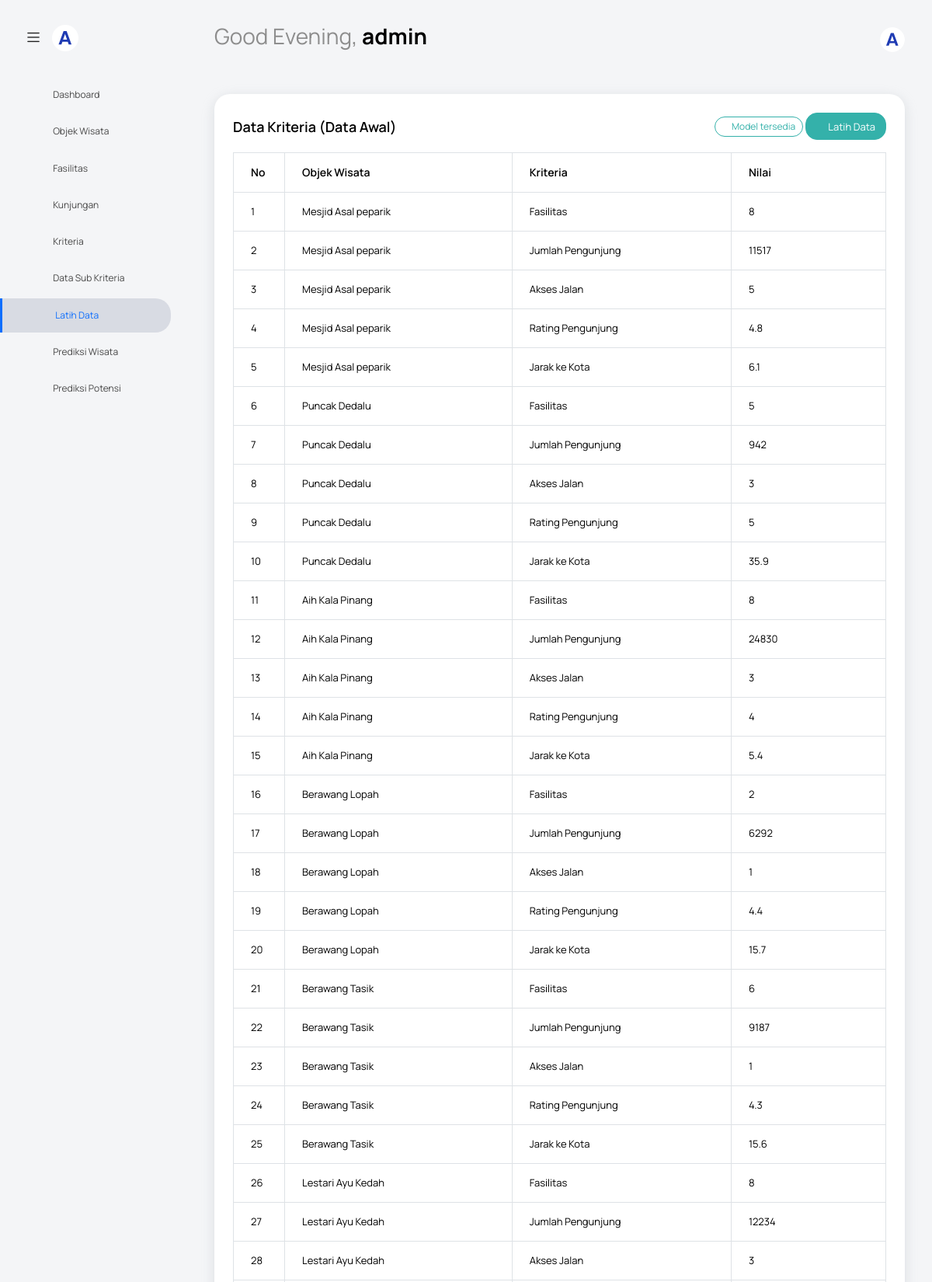
Screenshot of /index.php?page=latih_data (signed in, upper part) with the database file from the repository.
### tables this page shows
CREATE TABLE `data_kriteria` (
  `id_data_kriteria` int(11) NOT NULL,
  `id_objek` int(11) NOT NULL,
  `id_kriteria` int(11) NOT NULL,
  `nilai` varchar(100) NOT NULL
);

CREATE TABLE `objek_wisata` (
  `id_objek` int(11) NOT NULL,
  `nama_objek` varchar(100) NOT NULL,
  `deskripsi` text DEFAULT NULL,
  `kecamatan` varchar(100) DEFAULT NULL,
  `latitude` varchar(100) DEFAULT NULL,
  `longitude` varchar(100) DEFAULT NULL,
  `foto` varchar(255) DEFAULT NULL
);

CREATE TABLE `kriteria` (
  `id_kriteria` int(11) NOT NULL,
  `nama_kriteria` varchar(100) NOT NULL,
  `penjelasan` text NOT NULL,
  `arah_potensi` varchar(10) NOT NULL,
  `satuan` varchar(50) DEFAULT NULL,
  `bobot` float DEFAULT 1
);

### view/latih-data/index.php (the view, shortened to what this page needs)
<?php include('view/template/header.php'); ?>
<body class="with-welcome-text">
  <div class="container-scroller">
    <?php include 'view/template/navbar.php'; ?>
    <div class="container-fluid page-body-wrapper">
      <?php include 'view/template/sidebar.php'; ?>
      <div class="main-panel">
        <div class="content-wrapper">
          <div class="row">
            <div class="col-12">
              <div class="card mb-4">
                <div class="card-body">
                  <div class="d-flex justify-content-between align-items-center flex-wrap mb-3">
                    <h4 class="card-title mb-0">Data Kriteria (Data Awal)</h4>
                    <div>
                      <?php
                      $model_json_path = 'model/model.json';
                      if (file_exists($model_json_path)) {
                        echo "<span class='badge badge-success mr-2'><i class='mdi mdi-check-circle'></i> Model tersedia</span>";
                      } else {
                        echo "<span class='badge badge-warning mr-2'><i class='mdi mdi-alert-circle'></i> Model belum dilatih</span>";
                      }
                      ?>
                      <a href="controller/latih-data.php" class="btn btn-success btn-sm" onclick="return confirm('Latih data sekarang?')">
                        <i class="mdi mdi-brain"></i> Latih Data
                      </a>
                    </div>
                  </div>
                  <div class="table-responsive mb-4">
                    <table class="table table-bordered table-hover">
                      <thead class="thead-light">
                        <tr>
                          <th width="5%">No</th>
                          <th width="35%">Objek Wisata</th>
                          <th width="35%">Kriteria</th>
                          <th width="25%">Nilai</th>
                        </tr>
                      </thead>
                      <tbody>
                        <?php
                        include('koneksi.php');
                        $no = 1;
                        $query = "SELECT dk.id_data_kriteria, ow.nama_objek, k.nama_kriteria, dk.nilai
                                  FROM data_kriteria dk
                                  JOIN objek_wisata ow ON dk.id_objek = ow.id_objek
                                  JOIN kriteria k ON dk.id_kriteria = k.id_kriteria";
                        $result = mysqli_query($conn, $query);
                        if (!$result) {
                          echo "<tr><td colspan='4'>Query gagal: " . mysqli_error($conn) . "</td></tr>";
                        } else {
                          while ($row = mysqli_fetch_assoc($result)) {
                        ?>
                        <tr>
                          <td><?php echo $no++; ?></td>
                          <td><?php echo $row['nama_objek']; ?></td>
                          <td><?php echo $row['nama_kriteria']; ?></td>
                          <td><?php echo $row['nilai']; ?></td>
                        </tr>
                        <?php
                          }
                        }
                        ?>
                      </tbody>
                    </table>
                  </div>
                </div>
              </div>
            </div>
          </div>
        </div>
      </div>
    </div>
  </div>
</body>
</html>

### rows the page displays
data_kriteria: id_objek.nama_objek "Mesjid Asal peparik", id_kriteria.nama_kriteria "Fasilitas", nilai "8"
data_kriteria: id_objek.nama_objek "Mesjid Asal peparik", id_kriteria.nama_kriteria "Jumlah Pengunjung", nilai "11517"
data_kriteria: id_objek.nama_objek "Mesjid Asal peparik", id_kriteria.nama_kriteria "Akses Jalan", nilai "5"
data_kriteria: id_objek.nama_objek "Mesjid Asal peparik", id_kriteria.nama_kriteria "Rating Pengunjung", nilai "4.8"
data_kriteria: id_objek.nama_objek "Mesjid Asal peparik", id_kriteria.nama_kriteria "Jarak ke Kota", nilai "6.1"
data_kriteria: id_objek.nama_objek "Puncak Dedalu", id_kriteria.nama_kriteria "Fasilitas", nilai "5"
data_kriteria: id_objek.nama_objek "Puncak Dedalu", id_kriteria.nama_kriteria "Jumlah Pengunjung", nilai "942"
data_kriteria: id_objek.nama_objek "Puncak Dedalu", id_kriteria.nama_kriteria "Akses Jalan", nilai "3"
data_kriteria: id_objek.nama_objek "Puncak Dedalu", id_kriteria.nama_kriteria "Rating Pengunjung", nilai "5"
data_kriteria: id_objek.nama_objek "Puncak Dedalu", id_kriteria.nama_kriteria "Jarak ke Kota", nilai "35.9"
data_kriteria: id_objek.nama_objek "Aih Kala Pinang", id_kriteria.nama_kriteria "Fasilitas", nilai "8"
data_kriteria: id_objek.nama_objek "Aih Kala Pinang", id_kriteria.nama_kriteria "Jumlah Pengunjung", nilai "24830"
data_kriteria: id_objek.nama_objek "Aih Kala Pinang", id_kriteria.nama_kriteria "Akses Jalan", nilai "3"
data_kriteria: id_objek.nama_objek "Aih Kala Pinang", id_kriteria.nama_kriteria "Rating Pengunjung", nilai "4"
data_kriteria: id_objek.nama_objek "Aih Kala Pinang", id_kriteria.nama_kriteria "Jarak ke Kota", nilai "5.4"
data_kriteria: id_objek.nama_objek "Berawang Lopah", id_kriteria.nama_kriteria "Fasilitas", nilai "2"
data_kriteria: id_objek.nama_objek "Berawang Lopah", id_kriteria.nama_kriteria "Jumlah Pengunjung", nilai "6292"
data_kriteria: id_objek.nama_objek "Berawang Lopah", id_kriteria.nama_kriteria "Akses Jalan", nilai "1"
data_kriteria: id_objek.nama_objek "Berawang Lopah", id_kriteria.nama_kriteria "Rating Pengunjung", nilai "4.4"
data_kriteria: id_objek.nama_objek "Berawang Lopah", id_kriteria.nama_kriteria "Jarak ke Kota", nilai "15.7"
data_kriteria: id_objek.nama_objek "Berawang Tasik", id_kriteria.nama_kriteria "Fasilitas", nilai "6"
data_kriteria: id_objek.nama_objek "Berawang Tasik", id_kriteria.nama_kriteria "Jumlah Pengunjung", nilai "9187"
data_kriteria: id_objek.nama_objek "Berawang Tasik", id_kriteria.nama_kriteria "Akses Jalan", nilai "1"
data_kriteria: id_objek.nama_objek "Berawang Tasik", id_kriteria.nama_kriteria "Rating Pengunjung", nilai "4.3"
data_kriteria: id_objek.nama_objek "Berawang Tasik", id_kriteria.nama_kriteria "Jarak ke Kota", nilai "15.6"
data_kriteria: id_objek.nama_objek "Lestari Ayu Kedah", id_kriteria.nama_kriteria "Fasilitas", nilai "8"
data_kriteria: id_objek.nama_objek "Lestari Ayu Kedah", id_kriteria.nama_kriteria "Jumlah Pengunjung", nilai "12234"
data_kriteria: id_objek.nama_objek "Lestari Ayu Kedah", id_kriteria.nama_kriteria "Akses Jalan", nilai "3"

### other values shown
$namaPengguna "admin"
$item['title'] "Dashboard"
$item['title'] "Objek Wisata"
$item['title'] "Fasilitas"
$item['title'] "Kunjungan"
$item['title'] "Kriteria"
$item['title'] "Data Sub Kriteria"
$item['title'] "Latih Data"
$item['title'] "Prediksi Wisata"
$item['title'] "Prediksi Potensi"
